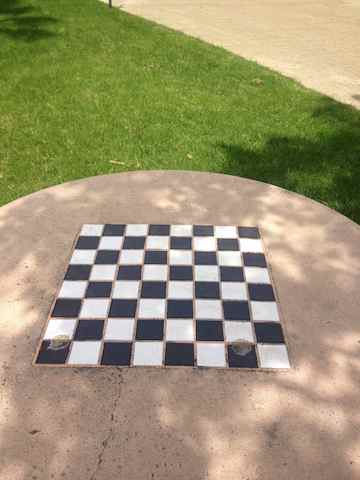
//> input picture camera/OpenCV_Stuff/BirdsEyeView/IMG_0840.jpg, 360 x 480 px
$ ./birdseye 100 100 IMG_0840.jpg   (built with g++ and OpenCV 4)
//> lines starting //> are read from the running program, lines starting //| are printed output that depends on the picture; after the words box and inside, x2 and y2 are one past the last pixel; in counts of white or black regions, pixels touching at a corner belong together
#include <highgui.h>
#include <cv.h>
#include <cxcore.h>
#include <math.h>
#include <vector>
#include <stdio.h>

#include <iostream>

using namespace cv;

using namespace std;

void setObjPts(CvPoint2D32f objPts[], int boardHeight,int boardWidth)
{
    objPts[0].x = 0; objPts[0].y = 0;
    objPts[1].x = boardWidth -1; objPts[1].y = 0;
    objPts[2].x = 0; objPts[2].y = boardHeight -1;
    objPts[3].x = boardWidth -1; objPts[3].y = boardHeight -1;
}

void getCorners(IplImage* image, int imageWidth, int imageHeight,CvPoint2D32f dots[])
{
    int key = 0 ;

    //keeping original image
    IplImage *orig = cvCloneImage(image);

    cvNamedWindow("Image",CV_WINDOW_AUTOSIZE);

    //draw first point
    cvCircle( image, cvPointFrom32f((dots)[0]), 4, CV_RGB(0,0,255), 2); //blue
    cvShowImage( "Image", image );
    int i = 0;


    while(key != 27 || (i < 4 && i >=1))
    {
        //gets user's key pressed
        key = cvWaitKey();

        //moves position of given dot
        if(key == 'a')
            (dots)[i].x -= 5;
        if(key == 'd')
            (dots)[i].x += 5;
        if(key == 'w')
            (dots)[i].y -= 5;
        if(key == 's')
            (dots)[i].y += 5;

        if(key == 'h')
            (dots)[i].x -= 2;
        if(key == 'k')
            (dots)[i].x += 2;
        if(key == 'u')
            (dots)[i].y -= 2;
        if(key == 'j')
            (dots)[i].y += 2;

        //'l' means toggle to next dot
        if(key == 'n')
            i++;
        //toggle to previous point
         if(key == 'p')
            i--;


        //places new position of all dots
        for(int j = 0; j<4; j++)
            cvCircle( image, cvPointFrom32f((dots)[j]), 4, CV_RGB(0,0,255), 2); //blue


        cvShowImage( "Image", image );

        // clears image of dots (otherwise there would be dot at every point in the path of movement)
        image = cvCloneImage(orig);
   }

   cvReleaseImage(&orig);
   return;

}

//call: birdseye boardWidth boardHeight boardimage
//uses perspective view of chessboard along with real height and
//width of board to create homography matrix
int main(int argc, char* argv[])
{
	IplImage* image = 0;
	IplImage* grayImage = 0;


	if( (image = cvLoadImage(argv[3])) == 0)
	{
		cout<<"Could not load image "<<argv[3]<<endl;
		return -1;
	}
//> image is the input picture: 480 rows x 360 cols, CV_8UC3; mean B, G, R 113.7, 148.2, 156.5
    IplImage* test = cvCloneImage(image);
    int cornerCount = 4;
	int imageWidth = image->width;
//> imageWidth = 360
	int imageHeight = image->height;
//> imageHeight = 480
    int boardWidth = atoi(argv[1]);
//> boardWidth = 100
    int boardHeight = atoi(argv[2]);
//> boardHeight = 100
    int boardArea = boardWidth * boardHeight;
//> boardArea = 10000
    CvSize boardSize = cvSize(boardWidth, boardHeight);
//> boardSize = Size(100, 100)
    cout<<boardWidth<<" "<<boardHeight<<endl;
//| 100 100

	grayImage = cvCreateImage(cvGetSize(image), 8, 1);
	cvCvtColor(image, grayImage, CV_BGR2GRAY);
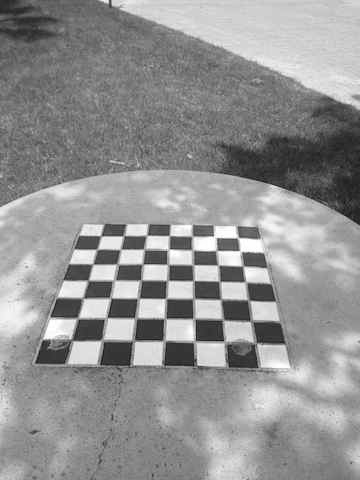
//> grayImage: 480 rows x 360 cols, CV_8UC1; min 15, max 255, mean 146.6

	//calibration code here... possibly

	cvNamedWindow("Chessboard");
    CvPoint2D32f dot = cvPoint2D32f(imageWidth-200.0,imageHeight-200.0);
//> dot = Point(160, 280)
    CvPoint2D32f corners[4] = {dot, dot, dot, dot};
    getCorners(test,imageWidth,imageHeight,corners);
//> in getCorners, `cvCircle( image, cvPointFrom32f((dots)[0]), 4, CV_RGB(0,0,255), 2);`: image: 480 rows x 360 cols, CV_8UC3; 68 pixels changed, all inside (x1, y1, x2, y2) = (155, 275, 166, 286)
//> the Esc key is pressed


    //int foo = (corners[1].x - corners[0].x); //+ (corners[3].x - corners[2].x)) / 2;
    //boardHeight = foo;
    //boardWidth = foo;
    CvPoint2D32f objPts[4], imgPts[4];
    for(int i =0; i<4; i++)
        imgPts[i] = corners[i];

    objPts[0].x = 0; objPts[0].y = 0;
    objPts[1].x = boardWidth -1; objPts[1].y = 0;
//> after `objPts[1].x = boardWidth - 1`: objPts = 4 Points (x, y): [0, 0], [99, 0], [0, 0], [0, 0]
    objPts[2].x = 0; objPts[2].y = boardHeight -1;
//> after `objPts[2].y = boardHeight - 1`: objPts = 4 Points (x, y): [0, 0], [99, 0], [0, 99], [0, 0]
    objPts[3].x = boardWidth -1; objPts[3].y = boardHeight -1;
//> after `objPts[3].x = boardWidth - 1`: objPts = 4 Points (x, y): [0, 0], [99, 0], [0, 99], [99, 0]
//> after `objPts[3].y = boardHeight - 1`: objPts = 4 Points (x, y): [0, 0], [99, 0], [0, 99], [99, 99]


    // DRAW THE POINTS in order: B,G,R,YELLOW
    cvCircle( image, cvPointFrom32f(imgPts[0]), 9, CV_RGB(0,0,255), 3); //blue
    cvCircle( image, cvPointFrom32f(imgPts[1]), 9, CV_RGB(0,255,0), 3); //green
    cvCircle( image, cvPointFrom32f(imgPts[2]), 9, CV_RGB(255,0,0), 3); //red
    cvCircle( image, cvPointFrom32f(imgPts[3]), 9, CV_RGB(255,255,0), 3); //yellow
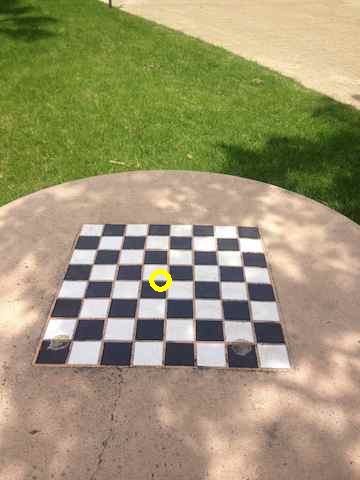
//> image: 480 rows x 360 cols, CV_8UC3; mean B, G, R 113.4, 148.3, 156.7


    cvShowImage( "Chessboard", image );

    // FIND THE HOMOGRAPHY
    CvMat *H = cvCreateMat( 3, 3, CV_32F);
    cvGetPerspectiveTransform( objPts, imgPts, H);
//> H = [[0.000314, 0.00765, -0.496], [0.000549, 0.0134, -0.868], [1.96e-06, 4.78e-05, -0.0031]]
    Mat homography = H;
//> homography has the same summary as H
    cvSave("Homography.xml",H); //We can reuse H for the same camera mounting
//> (this line was passed over: cvSave is not available in this run)

    /**********************GENERATING 3X4 MATRIX***************************/

    // LET THE USER ADJUST THE Z HEIGHT OF THE VIEW
    //
    float Z = 23;
    int key = 0;
    IplImage *birds_image = cvCloneImage(image);
    cvNamedWindow("Birds_Eye");
    // LOOP TO ALLOW USER TO PLAY WITH HEIGHT:
    //
    // escape key stops
    //
    while(key != 27) {
        // Set the height
        //
        setObjPts(objPts,boardHeight,boardWidth);
        cvGetPerspectiveTransform( objPts, imgPts, H);
        CV_MAT_ELEM(*H,float,2,2) = Z;
//> H = [[0.000314, 0.00765, -0.496], [0.000549, 0.0134, -0.868], [1.96e-06, 4.78e-05, 23]]
        // COMPUTE THE FRONTAL PARALLEL OR BIRD’S-EYE VIEW:
        // USING HOMOGRAPHY TO REMAP THE VIEW
        //

    cvWarpPerspective(
    image,
    birds_image,
    H,
    CV_INTER_LINEAR | CV_WARP_INVERSE_MAP | CV_WARP_FILL_OUTLIERS
    );
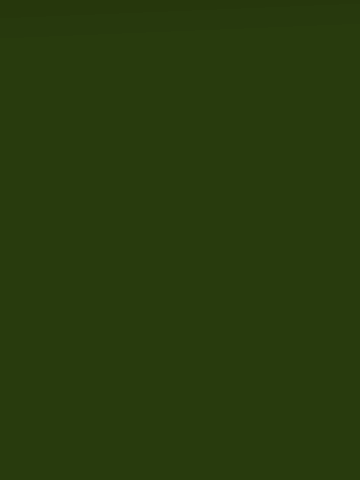
//> birds_image: 480 rows x 360 cols, CV_8UC3; mean B, G, R 13, 58.8, 39.9
    cvShowImage( "Birds_Eye", birds_image );

    key = cvWaitKey();
//> the Esc key is pressed
    if(key == 'u') Z += 0.5;
    if(key == 'd') Z -= 0.5;
    if(key == 'w') boardHeight += 1;
    if(key == 's') boardHeight -=1;
    if(key == 'a') boardWidth -=1;
    if(key == 'd') boardWidth +=1;

    }
//> after the loop, boardHeight = 100; boardWidth = 100

    cvSave("H.xml",H);
//> (this line was passed over: cvSave is not available in this run)
    return 0;

}//main
